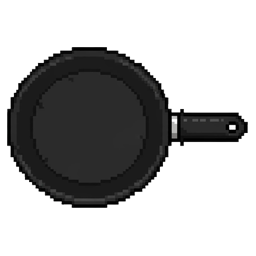
#> input picture kitchen-loop/assets/pan_black.png, 256 x 256 px, given in place of kitchen_day.jpg, which was not available
$ python story_backdrop.py
#> lines starting #> are read from the running program, lines starting #| are printed output that depends on the picture; after the words box and inside, x2 and y2 are one past the last pixel; in counts of white or black regions, pixels touching at a corner belong together; pictures that were not available may be replaced by others from this repository, and a replacement may not be noted
### kitchen-loop/scripts/card_art.py
"""Card illustrations (Daniel: every card's art must match its name, nothing cut off).

Dev tool, not part of the game: `python3 scripts/card_art.py [card_id ...]` (needs Pillow + numpy).
Each card gets a themed backdrop and its own subject, built from the game's sprites plus small props drawn here
in the same pixel art (4 px blocks with a dark outline). Outputs:
  src/assets/sprites/cards/bg_<theme>.png   backdrops, shared by several cards
  src/assets/sprites/cards/<card id>.png    the subject on a transparent canvas (the album's silhouette uses it)
  src/assets/cardBackdrops.json             each card's backdrop (null: the art is a full scene)
The six cards that assets/ref/cards_ref.jpg already illustrates use that art as a full scene (<card id>.jpg).
Text never goes into the art (it could not be translated): only numbers and symbols.
"""
import json
import math
import random
import sys
from pathlib import Path

import numpy as np
from PIL import Image, ImageDraw, ImageFilter

ROOT = Path(__file__).resolve().parent.parent
SPRITES = ROOT / "src" / "assets" / "sprites"
OUT = SPRITES / "cards"
REF_CARDS = ROOT / "assets" / "ref" / "cards_ref.jpg"

W, H = 240, 280  # the card's art box ratio; the essentials stay inside the middle 240 × 240
P = 4  # pixel-art block of faces and backdrops
Q = 6  # pixel-art block of the props
LINE = 3  # outline width, as in the sprites
GW, GH = W // P, H // P

PAL = {
    "k": (59, 42, 32), "w": (255, 255, 255), "c": (255, 243, 214), "t": (222, 184, 135), "T": (184, 138, 92),
    "y": (255, 213, 79), "Y": (255, 236, 150), "o": (245, 150, 30), "O": (200, 110, 20), "r": (229, 57, 53),
    "R": (160, 30, 35), "p": (244, 143, 177), "P": (236, 64, 122), "b": (100, 181, 246), "B": (40, 90, 170),
    "l": (190, 232, 255), "g": (102, 187, 106), "G": (46, 125, 50), "n": (141, 94, 60), "N": (93, 64, 40),
    "s": (214, 222, 228), "S": (140, 158, 170), "d": (90, 100, 110), "v": (171, 71, 188), "V": (106, 27, 154),
    "z": (255, 255, 255), "e": (205, 212, 222, 220), "E": (255, 255, 255, 110), "m": (120, 120, 120, 160),
    "q": (40, 40, 48), "x": (0, 0, 0, 0),
}
OUTLINE = PAL["k"] + (255,)


def rgba(c):
    return c if len(c) == 4 else c + (255,)


# ---------------------------------------------------------------- sprites

_cache = {}


# Pip's poses with something loose around his head (a coin, a sparkle, confetti, a question mark) and their twin:
# the pose drawn identically without it. Measured pixel by pixel: proud, celebrating and confused differ from their
# twin only in those loose bits; winking also in its winking eye, inside this box (x0, y0, x1, y1 of the 192 px
# sprite), the only thing taken from the pose.
PIP_TWINS = {"winking": "neutral", "proud": "thumbs_up", "celebrating": "happy", "confused": "neutral"}
PIP_FACE = {"winking": (104, 64, 132, 100)}  # the sparkle starts at x 133


# [40 lines left out: functions without_extras, sprite, tint, golden, not called in this run]


def darken(img, k):
    return tint(img, lambda rgb: rgb * k)


def bluish(img, k=0.75):
    return tint(img, lambda rgb: rgb * np.array([k * 0.85, k * 0.9, k * 1.15]))


class Card:
    """Canvas for one card's subject. `last` is the box of the last thing placed, for faces and props."""

    def __init__(self):
        self.img = Image.new("RGBA", (W, H))
        self.last = (0, 0, W, H)

    # [23 lines left out: functions put, _paste, not called in this run]

    def at(self, fx, fy):
        x0, y0, x1, y1 = self.last
        return x0 + (x1 - x0) * fx, y0 + (y1 - y0) * fy

    # [9 lines left out: function pat, not called in this run]

    def layer(self, art, x, y):
        self._paste(art, round(x - art.width / 2), round(y - art.height / 2))
        return self


def pattern(rows, outline=True, p=P, recolor=None):
    """Pixel art from rows of palette keys ('.' = empty), in p px blocks, with a 3 px dark outline like the sprites."""
    if isinstance(rows, str):
        rows = rows.strip("\n").split("\n")
    pad = LINE if outline else 0
    gw, gh = max(len(r) for r in rows), len(rows)
    img = Image.new("RGBA", (gw * p + 2 * pad, gh * p + 2 * pad))
    d = ImageDraw.Draw(img)
    for j, row in enumerate(rows):
        for i, ch in enumerate(row):
            if ch in ". ":
                continue
            ch = (recolor or {}).get(ch, ch)
            x, y = pad + i * p, pad + j * p
            d.rectangle((x, y, x + p - 1, y + p - 1), fill=rgba(PAL[ch]))
    return with_outline(img) if outline else img


def with_outline(img, width=None):
    width = width or LINE
    alpha = img.getchannel("A").point(lambda a: 255 if a > 200 else 0)
    ring = alpha.filter(ImageFilter.MaxFilter(2 * width + 1))
    out = Image.new("RGBA", img.size, OUTLINE)
    out.putalpha(ring)
    out.alpha_composite(img)
    return out


def shape(fn, gw, gh, color_fn, outline=True, p=P):
    """A procedural pixel shape: fn(u, v) → inside?, with u, v in [-1, 1]; color_fn(u, v) → colour key."""
    rows = []
    for j in range(gh):
        v = (j + 0.5) / gh * 2 - 1
        rows.append("".join(color_fn(u, v) if fn(u, v) else "." for u in [((i + 0.5) / gw * 2 - 1) for i in range(gw)]))
    return pattern(rows, outline, p)


# ---------------------------------------------------------------- faces and small props

# Faces in the style of the reference cards (assets/ref/cards_ref.jpg): big eyes with a white shine, clear brows
# and mouths. `mirror` eyes are drawn flipped on the right-hand side.
EYES = {
    "dot": [".kk.", "kwkk", "kkkk", ".kk."],
    "big": [".kkk.", "kwwkk", "kwkkk", "kkkkk", ".kkk."],
    "happy": [".kk.", "k..k"],
    "closed": ["k..k", ".kk."],
    "side": ["kkkk", "..wk", "..kk"],
    "o": [".kk.", "k..k", "k..k", ".kk."],
    "x": ["k..k", ".kk.", ".kk.", "k..k"],
    "swirl": ["kkkk", "k..k", "k.kk", "k..."],
    "squint": ["k...", ".kk.", "...k", ".kk.", "k..."],
    "star": [".y.", "yyy", ".y."],
    "wink": ["k..k", ".kk."],
    "glow": ["yyy", "yYy", "yyy"],
}
MIRROR_EYES = {"side", "squint"}
MOUTHS = {
    "smile": ["k....k", ".kkkk."],
    "grin": ["kkkkkk", "krrrrk", ".kkkk."],
    "sad": [".kkkk.", "k....k"],
    "wavy": ["kk..kk", "..kk.."],
    "o": [".kk.", "k..k", ".kk."],
    "flat": ["kkkk"],
    "small": ["k..k", ".kk."],
    "shout": [".kkkk.", "krrrrk", "krrrrk", ".kkkk."],
    "grit": ["kkkkkk", "kwkwkk", "kkkkkk"],
    "cat": ["k.kk.k", ".k..k."],
    "pout": [".kk.", "k..k"],
}
BROWS = {
    "angry": (["kk..", "..kk"], ["..kk", "kk.."]),
    "sad": (["..kk", "kk.."], ["kk..", "..kk"]),
    "up": ([".kkk", "k..."], ["kkk.", "...k"]),
}


# [18 lines left out: function face, not called in this run]


PROPS = {
    "tear": [".b.", "bbb", "blb", ".b."],
    "sweat": [".l.", "lll", "lwl", ".l."],
    "heart": [".pp.pp.", "pwpppPp", "pppppPp", ".pppPp.", "..pPp..", "...p..."],
    "red_heart": [".rr.rr.", "rwrrrRr", "rrrrrRr", ".rrrRr.", "..rRr..", "...r..."],
    "sparkle": ["...y...", "...y...", "..yYy..", "yyYzYyy", "..yYy..", "...y...", "...y..."],
    "star": ["...y...", "..yyy..", "yyyYyyy", ".yyyyy.", "..yyy..", ".yy.yy.", "yy...yy"],
    "note": ["..kkkk", "..k..k", "..k..k", "kkk.kkk", "kkk.kkk"],
    "z": ["zzzz", "..z.", ".z..", "zzzz"],
    "question": [".yyy.", "yy.yy", "...yy", "..yy.", "..y..", ".....", "..y.."],
    "exclaim": ["yy", "yy", "yy", "yy", "..", "yy"],
    "coin": [".yyy.", "yYyyO", "yyYyO", "yyyyO", ".OOO."],
    "crown": ["y...y...y", "yy.yyy.yy", "yyyyyyyyy", "yyryyybyy", "OOOOOOOOO"],
    "crumb": ["tT", "TT"],
    "drop_oil": [".y.", "yYy", "yyo", ".o."],
    "check": ["......g", ".....gg", "g...gg.", "gg.gg..", ".ggg...", "..g...."],
    "chili": ["..G", ".r.", "rr.", "rr.", ".r."],
}


# [9 lines left out: function steam, not called in this run]


def motion(card, x, y, n=3, length=6, gap=4, color="S"):
    for i in range(n):
        card.pat([color * (length - (i % 2) * 2)], x - (i % 2) * P, y + i * gap * P, outline=False)


# [23 lines left out: functions confetti, twinkles, speech, not called in this run]


DIGITS = {
    "0": ["www", "w.w", "w.w", "w.w", "www"], "1": [".w.", "ww.", ".w.", ".w.", "www"],
    "2": ["www", "..w", "www", "w..", "www"], "3": ["www", "..w", ".ww", "..w", "www"],
    "x": ["...", "w.w", ".w.", "w.w", "..."], "4": ["w.w", "w.w", "www", "..w", "..w"],
    "5": ["www", "w..", "www", "..w", "www"], "8": ["www", "w.w", "www", "w.w", "www"],
}


# [177 lines left out: functions chalk, egg_shape, ring_shape, heart_shape, cloche, bubble_helmet and 6 more, not called in this run]


def pan(card, x, y, w=120, rot=0, key="pans/default", flip=False):
    card.put(key, w=w, x=x, y=y, rot=rot, flip=flip)


# ---------------------------------------------------------------- backdrops (60 × 70 blocks)

# [7 lines left out: function grid_bg, not called in this run]


def mix(a, b, t):
    return tuple(round(a[k] + (b[k] - a[k]) * t) for k in range(3))


def noise(i, j, seed=1):
    return ((i * 73856093) ^ (j * 19349663) ^ (seed * 83492791)) % 1000 / 1000


def counter_fn(wall=(250, 236, 214), grout=(232, 212, 186), top=46, wood=((196, 136, 84), (170, 112, 66), (120, 78, 46))):
    # [10 lines left out: function fn, not called in this run]

    return fn


def window_fn(sky_fn, wall=(250, 236, 214), frame=(160, 110, 70), box=(14, 6, 46, 38), top=46, extra=None):
    base = counter_fn(wall=wall, grout=mix(wall, (0, 0, 0), 0.08), top=top)

    # [12 lines left out: function fn, not called in this run]

    return fn


# [19 lines left out: functions night_sky, dawn_sky, rain_sky, not called in this run]


def rays_fn(colors, center=(30, 32), n=16, spin=0.0, glow=None):
    # [8 lines left out: function fn, not called in this run]

    return fn


# [146 lines left out: functions dining_fn, pantry_fn, garden_fn, sea_fn, space_fn, hearts_fn and 8 more, not called in this run]


BACKDROPS = {
    "counter": counter_fn(),
    "night": window_fn(night_sky, wall=(62, 66, 110), frame=(40, 36, 60)),
    "dawn": window_fn(dawn_sky),
    "rain": window_fn(rain_sky, wall=(214, 204, 196)),
    "dining": dining_fn,
    "pantry": pantry_fn,
    "garden": garden_fn,
    "sea": sea_fn,
    "space": space_fn,
    "fire": rays_fn(((255, 140, 40), (255, 90, 40), (180, 40, 30)), glow=(18, (255, 230, 140))),
    "gold": rays_fn(((255, 226, 130), (250, 200, 90), (200, 140, 40)), glow=(20, (255, 250, 220))),
    "hearts": hearts_fn,
    "stage": stage_fn,
    "magic": magic_fn,
    "chalk": chalk_fn,
    "fridge": fridge_fn,
    "brulee": brulee_fn,
    "sun": sun_fn,
    "floor": floor_fn,
    "seawindow": window_fn(sea_window_sky),
}


# ---------------------------------------------------------------- the reference illustrations

REF_WINDOWS = {  # card: its art window in assets/ref/cards_ref.jpg (inside the painted frame)
    "angry_vegan": (114, 142, 364, 316),
    "burnt_egg": (484, 142, 734, 316),
    "triple_bacon_master": (854, 142, 1104, 316),
    "bacon_dj": (114, 502, 364, 676),
    "golden_truffle": (484, 502, 734, 676),
    "exploding_tomato": (854, 502, 1104, 676),
}


REF_SUBJECTS = {  # the part of each window around its subject (window coordinates): it fills the card's width
    "angry_vegan": (20, 0, 250, 174),
    "burnt_egg": (10, 0, 240, 174),
    "triple_bacon_master": (12, 0, 238, 140),  # the flexed arm whole, without the check marks of the reference card
    "bacon_dj": (5, 0, 245, 174),
    "golden_truffle": (40, 0, 212, 174),
    "exploding_tomato": (36, 0, 216, 174),
}


# [23 lines left out: function ref_art, not called in this run]


# ---------------------------------------------------------------- the cards

def yolk_mask(a):
    return (a[..., 0] - a[..., 2] > 60) & (a[..., 1] < 240) & (a[..., 3] > 200)


# [24 lines left out: functions egg_yolk_centre, double_yolk_egg, not called in this run]


def C():
    return Card()


def put_face(card, key, fx, fy, **kw):  # key: what the face is on (for reading the card list)
    x, y = card.at(fx, fy)
    face(card, x, y, **kw)


INGREDIENT_FACE = {  # where a face sits on each ingredient sprite (fractions of its box)
    "tomato": (0.5, 0.58), "potato": (0.5, 0.5), "cheese": (0.6, 0.62), "mushroom": (0.5, 0.36), "onion": (0.5, 0.64),
    "bread": (0.5, 0.56), "bacon": (0.5, 0.5), "truffle": (0.5, 0.52), "herbs": (0.6, 0.3),
}


# [797 lines left out: functions ing, build_cards, not called in this run]


# Cards whose art is meant to reach the edges: the reference illustrations and the fridge's light.
FULL_BLEED = set(REF_WINDOWS) | {"midnight_snack"}
MARGIN = 5


# [46 lines left out: functions fit_inside, main, not called in this run]


# [3 lines that do not run on import are left out]

### kitchen-loop/scripts/story_backdrop.py
"""The kitchen behind the story scenes: the same pixel art as the kitchen in play (Daniel: "que sea el estilo pixel
art que cuando estás en partida en la cocina"), with the string of peppers and garlic under the shelf replaced by
hanging kitchen utensils ("en vez de pimientos de colores, utensilios de cocina, como una paleta, un cazo, unas
pinzas…").

Dev tool, not part of the game: `python3 scripts/story_backdrop.py` (needs Pillow + numpy).
Reads src/assets/sprites/ui/kitchen_day.jpg and kitchen_night.jpg (never modified) and writes ui/scene_day.png and
ui/scene_night.png at the same size: the story screens show them at about the scale the game does.
"""
from pathlib import Path

import numpy as np
from PIL import Image

from card_art import pattern, with_outline, shape

ROOT = Path(__file__).resolve().parent.parent
UI = ROOT / "src" / "assets" / "sprites" / "ui"
B = 2  # the kitchen's pixel block, in image pixels

# Where the peppers hang in each kitchen: the areas to clear (x0, y0, x1, y1; the garlic hangs lower than the
# peppers, the carrot leaves below them stay) and the rail's hooks.
RAILS = {
    "day": {"clear": ((308, 115, 410, 178), (400, 115, 458, 168)), "hooks": (335, 362, 390, 418, 443), "top": 113},
    "night": {"clear": ((328, 116, 432, 175), (422, 116, 474, 166)), "hooks": (352, 380, 408, 436, 462), "top": 114, "whole": True},
}

SPATULA = ["..tTt..", "..tkt..", "..tTt..", "..tTt..", "..tTt..", "..tTt..", "..tTt..", "..tTt..", "..tTt..", "..tTt..", "..tTt..",
           ".ttttt.", "tttTttt", "tTtTtTt", "tTtTtTt", "tTtTtTt", "tTtTtTt", "ttttttt", ".ttttt."]
LADLE = ["...ss...", "...sS...", "...sS...", "...sS...", "...sS...", "...sS...", "...sS...", "...sS...", "...sS...", "...sS...", "...sS...",
         "...sS...", "..ssSS..", ".sSSSSs.", "sSSSSSSs", "sSSSSSSs", "ssSSSSss", ".ssssss.", "..ssss.."]
TONGS = ["..sss..", ".s...s.", ".s...s.", "..sss..", "..s.s..", "..s.s..", "..s.s..", ".s...s.", ".s...s.", ".s...s.", ".s...s.",
         "s.....s", "s.....s", "s.....s", "S.....S", "SS...SS"]
WHISK_HANDLE = ["..rr..", "..rR..", "..rR..", "..rR..", "..rR..", "..rR..", "..rR..", "..SS.."]


def saucepan():
    handle = pattern(["..NN..", "..kN..", "..NN..", "..NN..", "..NN..", "..NN..", "..NN..", "..NN.."], outline=False, p=B)
    pan = shape(lambda u, v: u * u + v * v < 1, 11, 11,
                lambda u, v: "Y" if (u + 0.4) ** 2 + (v + 0.4) ** 2 < 0.05 else "o" if u * u + v * v > 0.55 else "O", outline=False, p=B)
    out = Image.new("RGBA", (pan.width, handle.height + pan.height - B))
    out.alpha_composite(handle, ((pan.width - handle.width) // 2, 0))
    out.alpha_composite(pan, (0, handle.height - B))
    return out


def whisk():
    handle = pattern(WHISK_HANDLE, outline=False, p=B)
    loops = shape(lambda u, v: 0.55 < (u * u) / (0.35 + 0.65 * (v + 1) / 2) ** 2 + v * v < 1 or (abs(u) < 0.12 and v > -0.6), 9, 14,
                  lambda u, v: "s" if u < 0.2 else "S", outline=False, p=B)
    out = Image.new("RGBA", (loops.width, handle.height + loops.height - B))
    out.alpha_composite(handle, ((loops.width - handle.width) // 2, 0))
    out.alpha_composite(loops, (0, handle.height - B))
    return out


def utensils():
    """Spatula, ladle, saucepan, tongs and whisk, outlined like the kitchen's own pixel art."""
    pieces = [pattern(SPATULA, outline=False, p=B), pattern(LADLE, outline=False, p=B), saucepan(), pattern(TONGS, outline=False, p=B), whisk()]
    return [with_outline(p, width=2) for p in pieces]


def dilate(mask, r):
    out = mask.copy()
    for dy in range(-r, r + 1):
        for dx in range(-r, r + 1):
            out |= np.roll(np.roll(mask, dy, axis=0), dx, axis=1)
    return out


def clear(img, boxes, whole=False):
    """Paints the wall back where the peppers and garlic hung: their own pixels (anything far from the wall's colour,
    with outline and drop shadow), or the whole area when the wall around is too busy to tell (the night kitchen's
    string of lights). The gap is filled by diffusing the wall around it, so the lamps' light and glow carry through,
    but only from wall: the rail, the leaves and the outlines never bleed in (no smear, no flat band). Then the wall's
    own grain."""
    a = np.asarray(img).astype(float)
    x0, y0 = min(b[0] for b in boxes), min(b[1] for b in boxes)
    x1, y1 = max(b[2] for b in boxes), max(b[3] for b in boxes)
    mid = (y0 + y1) // 2  # the upper half: below it, leaves and fruit reach the sides
    strips = np.concatenate([a[y0:mid, x0 - 6:x0], a[y0:mid, x1:x1 + 6]], axis=1).reshape(-1, 3)
    luma = strips.sum(axis=1)
    wall = np.median(strips[luma <= np.median(luma)], axis=0)  # the plain wall, not a bulb or its glow
    inside = np.zeros(a.shape[:2], bool)
    for bx0, by0, bx1, by1 in boxes:
        inside[by0:by1, bx0:bx1] = True
    far = np.linalg.norm(a - wall, axis=2) > 35
    mask = inside if whole else dilate(far & inside, 3) & inside
    # work on the area plus a margin; outside the hole only wall-like pixels count as neighbours
    m = 16
    sy, sx = slice(y0 - m, y1 + m), slice(x0 - m, x1 + m)
    hole, fill = mask[sy, sx], a[sy, sx].copy()
    lum = a[sy, sx].sum(axis=2)
    usable = hole | (~far[sy, sx] | ((lum > wall.sum()) & (np.abs(a[sy, sx] - a[sy, sx].mean(axis=2, keepdims=True)).max(axis=2) < 60)))
    w = usable.astype(float)
    fill[hole] = wall
    shifts = ((1, 0), (-1, 0), (1, 1), (-1, 1))
    for _ in range(3000):
        total = sum(np.roll(fill * w[..., None], k, axis) for k, axis in shifts)
        count = sum(np.roll(w, k, axis) for k, axis in shifts)
        avg = total / np.maximum(count, 1)[..., None]
        fill[hole] = avg[hole]
    rng = np.random.default_rng(1)
    fill[hole] += rng.normal(0, 1.5, (hole.sum(), 3))
    out = a.copy()
    out[sy, sx] = fill
    return Image.fromarray(np.clip(out, 0, 255).astype("uint8"), img.mode), mask


def scene(kitchen, rail):
    img = Image.open(UI / f"kitchen_{kitchen}.jpg").convert("RGB")
    img, _ = clear(img, rail["clear"], rail.get("whole", False))
    out = img.convert("RGBA")
    pieces = utensils()
    if kitchen == "night":  # the night kitchen's dim, bluish light on the new utensils too
        pieces = [Image.fromarray(np.concatenate([np.asarray(p)[..., :3] * np.array([0.78, 0.76, 0.9]), np.asarray(p)[..., 3:]], axis=2).astype("uint8"), "RGBA")
                  for p in pieces]
    for x, art in zip(rail["hooks"], pieces):
        left = x - art.width // 2
        shadow = Image.new("RGBA", art.size, (0, 0, 0, 0))
        shadow.putalpha(art.getchannel("A").point(lambda v: 70 if v else 0))
        out.alpha_composite(shadow, (left + 2, rail["top"] + 2))
        out.alpha_composite(art, (left, rail["top"]))
    return out.convert("RGB")


def main():
    for kitchen, rail in RAILS.items():
        for old in UI.glob(f"scene_{kitchen}.*"):
            old.unlink()
        path = UI / f"scene_{kitchen}.png"
        scene(kitchen, rail).save(path, optimize=True)
#> in scene, `img = Image.open(UI / f"kitchen_{kitchen}.jpg").convert("RGB")`:
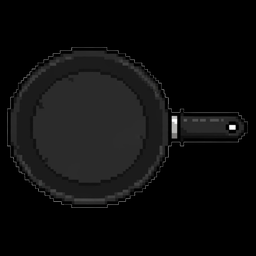
#> img: PIL image 256x256 RGB; mean R, G, B 13.1, 13.1, 13.1
#> in clear, `strips = np.concatenate([a[y0:mid, x0 - 6:x0], a[y0:mid, x1:x1 + 6]], ..`: strips = empty array
#> in clear, `wall = np.median(strips[luma <= np.median(luma)], axis=0)`: wall = [nan, nan, nan]
#> in clear, `hole, fill = mask[sy, sx], a[sy, sx].copy()`: hole = empty array
#> call 2 of pattern, with outline = False, p = 2
#> in pattern (call 2), `return with_outline(img) if outline else img`:
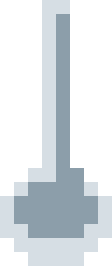
#> returned value: PIL image 16x38 RGBA (shown 7 times larger); mean R, G, B, A 79.7, 85.4, 89.4, 114.1; transparent parts drawn white
#> in pattern (call 7), `return with_outline(img) if outline else img`:
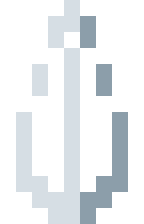
#> returned value: PIL image 18x28 RGBA (shown 8 times larger); mean R, G, B, A 58.6, 62.1, 64.6, 78.9; transparent parts drawn white
#> call 2 of with_outline, with width = 2
#> in with_outline (call 2), `alpha = img.getchannel("A").point(lambda a: 255 if a > 200 else 0)`:
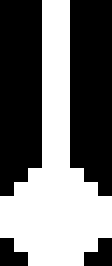
#> alpha: PIL image 16x38 L (shown 7 times larger); 44.7% white; 1 white region, box (x1, y1, x2, y2) and area: (0, 0, 16, 38) 272
#> call 3 of with_outline, with width = 2
#> in with_outline (call 3), `width = width or LINE`: width = 2
#> in with_outline (call 3), `ring = alpha.filter(ImageFilter.MaxFilter(2 * width + 1))`:
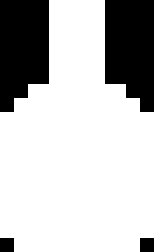
#> ring: PIL image 22x36 L (shown 7 times larger); 74.7% white; 4 black regions (2 under 20 px), largest, box (x1, y1, x2, y2) and area: (0, 0, 7, 16) 96, (15, 0, 22, 16) 96
#> in with_outline (call 5), `out.alpha_composite(img)`:
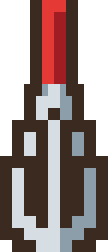
#> out: PIL image 18x42 RGBA (shown 6 times larger); mean R, G, B, A 96.7, 75.6, 70.2, 180.8; transparent parts drawn white
#> in scene, `pieces = utensils()`: pieces = 5 items
#> the loop in scene, `for x, art in zip(rail["hooks"], pieces):` made 5 passes
#> (x, left) on passes 1 to 5: (335, 328), (362, 354), (390, 379), (418, 411), (443, 434)
#> after the loop in scene, `for x, art in zip(rail["hooks"], pieces):`:
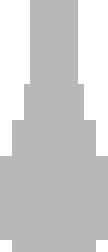
#> shadow: PIL image 18x42 RGBA (shown 6 times larger); mean R, G, B, A 0, 0, 0, 49.6; transparent parts drawn white
#> (the run stopped early here; a loop or call above may not have finished)
